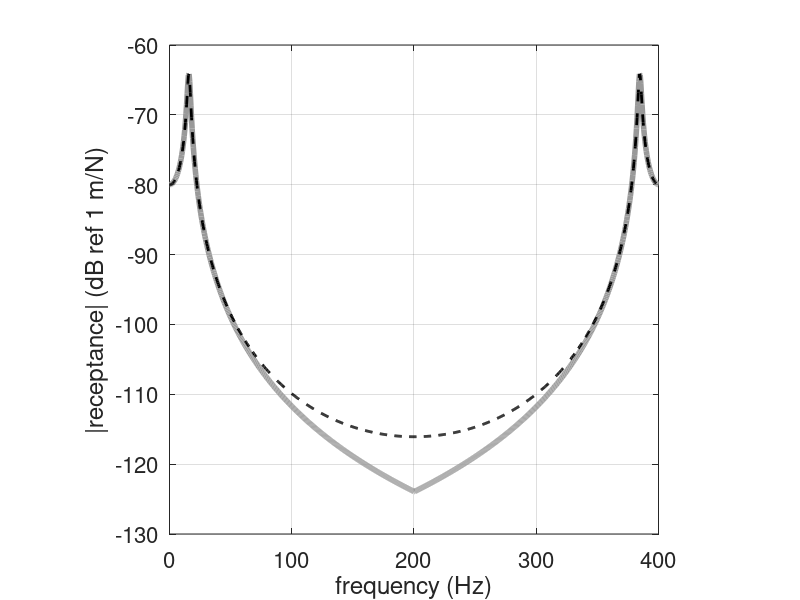
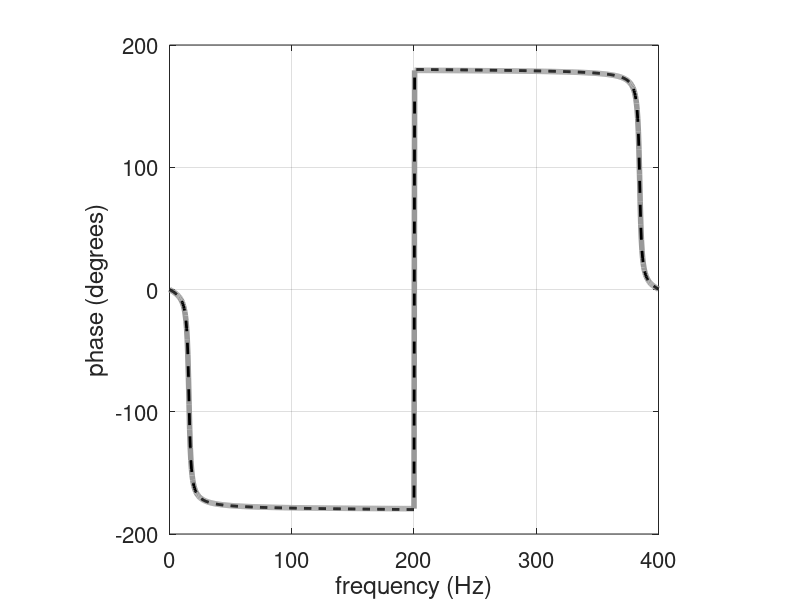
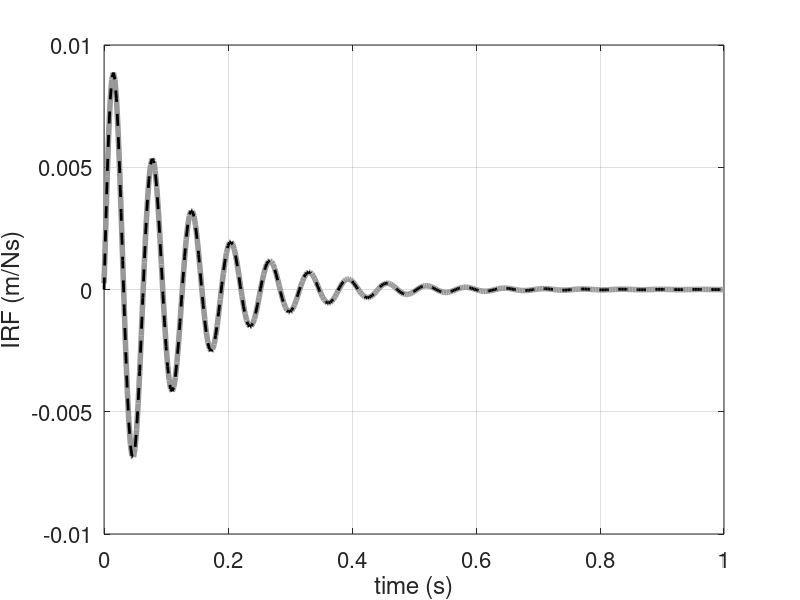

These figures' MATLAB source, in order:
clear all

%% Parameters
m = 1;                              % mass           
k = 10000;                          % stiffness  
z = 0.08;                           % damping ratio
c = 2*z*sqrt(m*k);                  % damping coefficient 
wn=sqrt(k/m);                       % undamped natural frequency
wd=sqrt(1-z^2)*wn;                  % damped natural frequency

%% Time and frequency parameters
T=2;                                % duration of time signal
fs=400;                             % sampling frequency
dt=1/fs;                            % time resolution
t=0:dt:T;                           % time vector
df=1/T;                             % frequency resolution
f=0:df:fs;                          % frequency vector
%% Theoretical IRF
h=1/(m*wd)*exp(-z*wn*t).*sin(wd*t); % IRF

%% Calculation of DFT
H=dt*fft(h);                        % calculation of receptance FRF

%% Theoretical FRF
dff=df;                             % frequency resolution
fr=0:dff:fs/2;                      % frequency vector
w=2*pi*fr;                          % frequency in rad/s
HH=1./(k-w.^2*m+j*w*c);             % theoretical receptance FRF

%% IFT
Hd=[HH fliplr(conj(HH))];
Hdd=Hd(1:length(Hd)-1);    
hd=fs*ifft(Hdd);

%% Plot results
figure (1)
plot(f,20*log10(abs(Hdd)),'linewidth',4,'Color',[0.6 0.6 0.6]) % modulus
hold on
plot(f,20*log10(abs(H)),'--k','linewidth',2)
grid;axis square
set(gca,'fontsize',16)
xlabel('frequency (Hz)');
ylabel('|receptance| (dB ref 1 m/N)');
%%
figure (2)
plot(f,180/pi*angle(Hdd),'linewidth',4,'Color',[0.6 0.6 0.6]) % phase
hold on
plot(f,180/pi*angle(H),'--k','linewidth',2)
grid;axis square
set(gca,'fontsize',16)
xlabel('frequency (Hz)');
ylabel('phase (degrees)');
%%
figure (3)
plot(t,hd,'linewidth',4,'Color',[0.6 0.6 0.6])                % IRF
hold on
plot(t,h,'--k','linewidth',2)
axis([0,1,-0.01,0.01])
grid
set(gca,'fontsize',16)
xlabel('time (s)');
ylabel('IRF (m/Ns)');




 